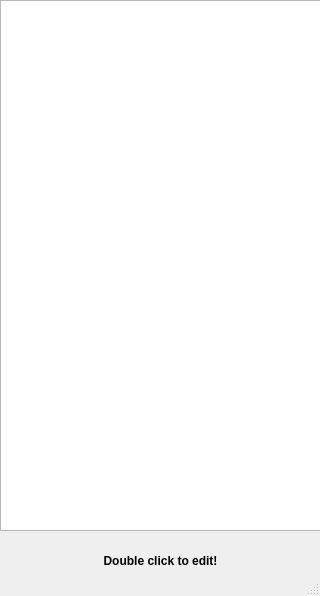
<?xml version="1.0" encoding="UTF-8"?>
<ui version="4.0">
 <class>MainWindow</class>
 <widget class="QMainWindow" name="MainWindow">
  <property name="geometry">
   <rect>
    <x>0</x>
    <y>0</y>
    <width>320</width>
    <height>596</height>
   </rect>
  </property>
  <property name="windowTitle">
   <string>MainWindow</string>
  </property>
  <widget class="QWidget" name="centralwidget">
   <widget class="QListWidget" name="jobListWidget">
    <property name="geometry">
     <rect>
      <x>0</x>
      <y>0</y>
      <width>321</width>
      <height>531</height>
     </rect>
    </property>
    <property name="wordWrap">
     <bool>true</bool>
    </property>
   </widget>
   <widget class="QLabel" name="label_2">
    <property name="geometry">
     <rect>
      <x>0</x>
      <y>550</y>
      <width>321</width>
      <height>21</height>
     </rect>
    </property>
    <property name="font">
     <font>
      <weight>75</weight>
      <bold>true</bold>
     </font>
    </property>
    <property name="text">
     <string>Double click to edit!</string>
    </property>
    <property name="alignment">
     <set>Qt::AlignCenter</set>
    </property>
   </widget>
  </widget>
  <widget class="QStatusBar" name="statusbar"/>
 </widget>
 <resources/>
 <connections/>
</ui>
